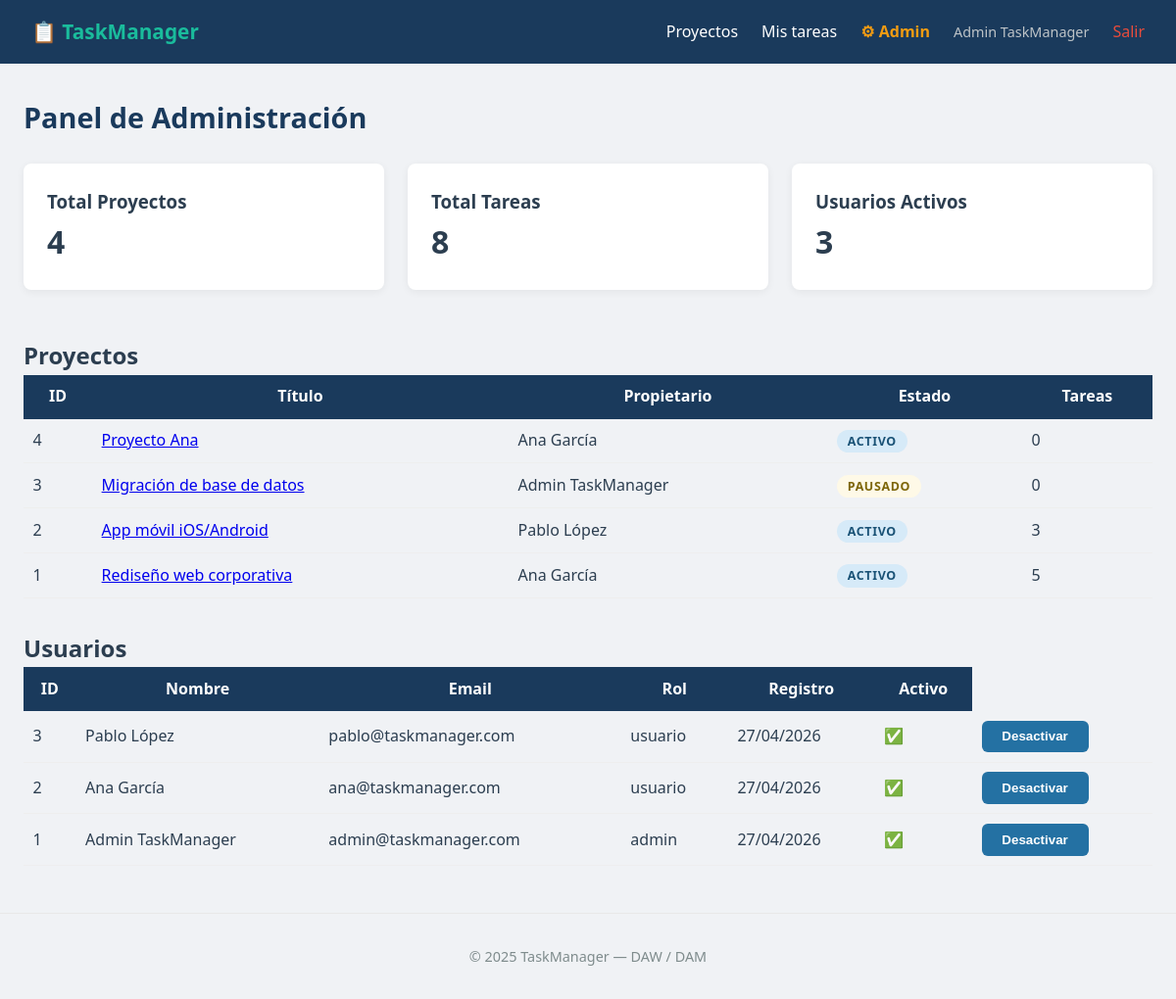
Page /admin (signed in) on the committed database.
### app/models.py (models this page shows, shortened)
class Usuario(UserMixin, db.Model): # UserMixin PRIMERO, db.Model SEGUNDO
    __tablename__ = 'usuarios'
    id = db.Column(db.Integer, primary_key=True)
    nombre = db.Column(db.String(100), nullable=False)
    email = db.Column(db.String(150), unique=True, nullable=False)
    password = db.Column(db.String(256), nullable=False)
    rol = db.Column(db.String(20), default='usuario') # 'usuario' o
    'admin'
    activo = db.Column(db.Boolean, default=True)
    creado_en = db.Column(db.DateTime, default=datetime.utcnow)
    proyectos = db.relationship('Proyecto', backref='propietario',
                                lazy='dynamic',
                                foreign_keys='Proyecto.propietario_id')
    @property
    def es_admin(self):
        return self.rol == 'admin'
    @property
    def is_active(self):
        return self.activo

class Proyecto(db.Model):
    __tablename__ = 'proyectos'
    id = db.Column(db.Integer, primary_key=True)
    titulo = db.Column(db.String(100), nullable=False)
    descripcion = db.Column(db.Text)
    estado = db.Column(db.String(20), default='activo')
    fecha_limite = db.Column(db.Date)
    creado_en = db.Column(db.DateTime, default=datetime.utcnow)
    propietario_id = db.Column(db.Integer, db.ForeignKey('usuarios.id'))
    tareas = db.relationship('Tarea', backref='proyecto', lazy='dynamic',
    cascade='all, delete-orphan',
    order_by='Tarea.creado_en')

### app/routes/main.py (the view)
@main.route('/admin')
@login_required
@solo_admin
def admin():
    proyectos = Proyecto.query.order_by(Proyecto.creado_en.desc()).all()
    usuarios = Usuario.query.order_by(Usuario.creado_en.desc()).all()
    total_proyectos = Proyecto.query.count()
    total_tareas = Tarea.query.count()
    usuarios_activos = Usuario.query.filter_by(activo=True).count()
    return render_template('admin/panel.html',
                        proyectos=proyectos,
                        usuarios=usuarios,
                        total_proyectos=total_proyectos,
                        total_tareas=total_tareas,
                        usuarios_activos=usuarios_activos,
                        form=FormularioVacio())

### app/decoradores.py (called while the page is built)
def solo_admin(f):
    @wraps(f) # Preserva el nombre y docstring de la función original
    def decorated(*args, **kwargs):
        if not current_user.is_authenticated:
            abort(401) # No autenticado
        if not current_user.es_admin:
            abort(403) # Autenticado pero sin permiso
        return f(*args, **kwargs)
    return decorated

### app/models.py (called while the page is built)
@login_manager.user_loader
def cargar_usuario(user_id):
    return Usuario.query.get(int(user_id))

### app/templates/admin/panel.html (shortened to what this page needs)
{% extends 'base.html' %}
{% block content %}
<div class='page-header'>
    <h1>Panel de Administración</h1>
</div>
<div class='proyectos-grid'>
    <div class='tarjeta'>
        <h3>Total Proyectos</h3>
        <p style='font-size:2rem; font-weight:bold'>{{ total_proyectos }}</p>
    </div>
    <div class='tarjeta'>
        <h3>Total Tareas</h3>
        <p style='font-size:2rem; font-weight:bold'>{{ total_tareas }}</p>
    </div>
    <div class='tarjeta'>
        <h3>Usuarios Activos</h3>
        <p style='font-size:2rem; font-weight:bold'>{{ usuarios_activos }}</p>
    </div>
</div>
<h2 style='margin-top:2rem'>Proyectos</h2>
<table style='width:100%; border-collapse:collapse'>
    <thead>
        <tr style='background:#1a3a5c; color:white'>
            <th style='padding:.6rem'>ID</th>
            <th style='padding:.6rem'>Título</th>
            <th style='padding:.6rem'>Propietario</th>
            <th style='padding:.6rem'>Estado</th>
            <th style='padding:.6rem'>Tareas</th>
        </tr>
    </thead>
    <tbody>
        {% for p in proyectos %}
        <tr style='border-bottom:1px solid #eee'>
            <td style='padding:.6rem'>{{ p.id }}</td>
            <td style='padding:.6rem'>
                <a href="{{ url_for('projects.detalle', pid=p.id) }}">{{ p.titulo }}</a>
            </td>
            <td style='padding:.6rem'>{{ p.propietario.nombre }}</td>
            <td style='padding:.6rem'>
                <span class='badge badge-{{ p.estado }}'>{{ p.estado | capitalize }}</span>
            </td>
            <td style='padding:.6rem'>{{ p.tareas.count() }}</td>
        </tr>
        {% else %}
        <tr><td colspan='5' style='padding:.6rem'>No hay proyectos.</td></tr>
        {% endfor %}
    </tbody>
</table>
<h2 style='margin-top:2rem'>Usuarios</h2>
<table style='width:100%; border-collapse:collapse'>
    <thead>
        <tr style='background:#1a3a5c; color:white'>
            <th style='padding:.6rem'>ID</th>
            <th style='padding:.6rem'>Nombre</th>
            <th style='padding:.6rem'>Email</th>
            <th style='padding:.6rem'>Rol</th>
            <th style='padding:.6rem'>Registro</th>
            <th style='padding:.6rem'>Activo</th>
        </tr>
    </thead>
    <tbody>
        {% for u in usuarios %}
        <tr style='border-bottom:1px solid #eee'>
            <td style='padding:.6rem'>{{ u.id }}</td>
            <td style='padding:.6rem'>{{ u.nombre }}</td>
            <td style='padding:.6rem'>{{ u.email }}</td>
            <td style='padding:.6rem'>{{ u.rol }}</td>
            <td style='padding:.6rem'>{{ u.creado_en.strftime('%d/%m/%Y') }}</td>
            <td style='padding:.6rem'>{{ '✅' if u.activo else '❌' }}</td>
            <td style='padding:.6rem'>
                <form action="{{ url_for('main.toggle_activo', uid=u.id) }}" method='POST'>
                    <button type='submit' class='btn btn-sec'>
                        {{ 'Desactivar' if u.activo else 'Activar' }}
                    </button>
                </form>
            </td>
        </tr>
        {% else %}
        <tr><td colspan='6' style='padding:.6rem'>No hay usuarios.</td></tr>
        {% endfor %}
    </tbody>
</table>
{% endblock %}

### app/templates/base.html (shortened to what this page needs)
<!DOCTYPE html>
<html lang='es'>
<head>
    <link rel='stylesheet' href="{{ url_for('static', filename='css/style.css')
    }}">
</head>
<body>
    <nav class='navbar'>
        <a href="{{ url_for('main.index') }}" class='logo'>📋 TaskManager</a>
        <div class='nav-links'>
            {% if current_user.is_authenticated %}
                <a href="{{ url_for('projects.lista') }}">Proyectos</a>
                <a href="{{ url_for('tasks.mis_tareas') }}">Mis tareas</a>
                {% if current_user.es_admin %}
                    <a href="{{ url_for('main.admin') }}" class='nav-admin'>⚙
                    Admin</a>
                {% endif %}
                <span class='nav-usuario'>{{ current_user.nombre }}</span>
                <a href="{{ url_for('auth.logout') }}" class='nav-logout'>Salir</a>
            {% else %}
                <a href="{{ url_for('auth.login') }}">Iniciar sesión</a>
                <a href="{{ url_for('auth.registro') }}" class='btn btnsm'>Registrarse</a>
            {% endif %}
        </div>
    </nav>
    <main class='contenido'>
    {% block content %}{% endblock %}
    </main>
    <footer><p>&copy; 2025 TaskManager — DAW / DAM</p></footer>
</body>
</html>

### app/static/css/style.css (style rules this page uses)
*, *::before, *::after { margin: 0; padding: 0; box-sizing: border-box; }
:root { --azul-oscuro: #1a3a5c; --azul: #2471a3; --verde: #1abc9c; --rojo: #e74c3c; --naranja: #e67e22; --gris-claro: #f0f2f5; --texto: #2c3e50; --texto-suave: #7f8c8d; }
body { font-family: 'Segoe UI', Arial, sans-serif; background: var(--gris-claro); color: var(--texto); line-height: 1.6; }
.navbar { background: var(--azul-oscuro); display: flex; justify-content: space-between; align-items: center; padding: 1rem 2rem; position: sticky; top: 0; z-index: 100; }
.navbar .logo { color: var(--verde); font-weight: 700; font-size: 1.3rem; text-decoration: none; }
.nav-links { display: flex; align-items: center; gap: 1.5rem; }
.nav-links a { color: #fff; text-decoration: none; transition: color .2s; }
.contenido { max-width: 1200px; margin: 2rem auto; padding: 0 1.5rem; }
.page-header { display: flex; justify-content: space-between; align-items: center; margin-bottom: 1.5rem; }
.page-header h1 { font-size: 1.8rem; color: var(--azul-oscuro); }
.tarjeta { background: #fff; border-radius: 8px; padding: 1.5rem; margin-bottom: 1rem; box-shadow: 0 2px 8px rgba(0,0,0,.06); transition: box-shadow .2s; }
.proyectos-grid { display: grid; grid-template-columns: repeat(auto-fill, minmax(320px, 1fr)); gap: 1.5rem; }
.badge { padding: .2rem .7rem; border-radius: 12px; font-size: .78rem; font-weight: 600; text-transform: uppercase; letter-spacing: .05em; }
.badge-activo, .badge-en_progreso { background: #d6eaf8; color: #1a5276; }
.badge-pausado { background: #fef9e7; color: #7d6608; }
.btn { display: inline-block; background: var(--verde); color: #fff; padding: .55rem 1.3rem; border-radius: 6px; text-decoration: none; font-weight: 600; border: none; cursor: pointer; transition: background.2s; }
.btn-sec { background: var(--azul); }
footer { text-align: center; padding: 2rem; color: var(--texto-suave); margin-top: 3rem; border-top: 1px solid #e8e8e8; font-size: .9rem; }
.nav-usuario { color: #bdc3c7; font-size: .9rem; }
.nav-logout { color: #e74c3c !important; }
.nav-admin { color: #f39c12 !important; font-weight: 600; }

### rows in the picture
Usuario: nombre "Admin TaskManager", id "1", email "admin@taskmanager.com", rol "admin", creado_en "27/04/2026", activo "✅", activo "Desactivar"
Proyecto: id "4", titulo "Proyecto Ana", propietario.nombre "Ana García", estado "ACTIVO", tareas.count "0"
Proyecto: id "3", titulo "Migración de base de datos", propietario.nombre "Admin TaskManager", estado "PAUSADO", tareas.count "0"
Proyecto: id "2", titulo "App móvil iOS/Android", propietario.nombre "Pablo López", estado "ACTIVO", tareas.count "3"
Proyecto: id "1", titulo "Rediseño web corporativa", propietario.nombre "Ana García", estado "ACTIVO", tareas.count "5"
Usuario: id "3", nombre "Pablo López", email "pablo@taskmanager.com", rol "usuario", creado_en "27/04/2026", activo "✅", activo "Desactivar"
Usuario: id "2", nombre "Ana García", email "ana@taskmanager.com", rol "usuario", creado_en "27/04/2026", activo "✅", activo "Desactivar"

### other values in the picture
{{ total_proyectos }} "4"
{{ total_tareas }} "8"
{{ usuarios_activos }} "3"
